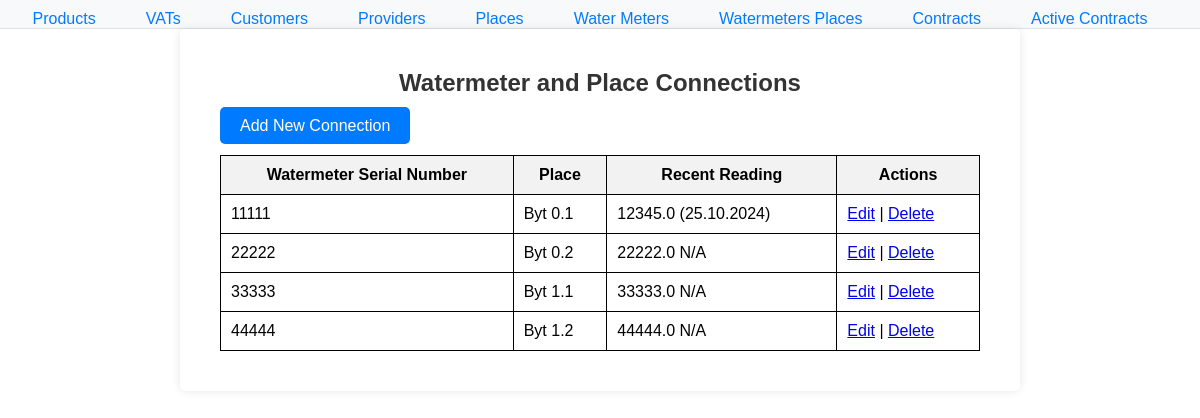
The page /water/watermeters_places/ on the database as committed earlier.
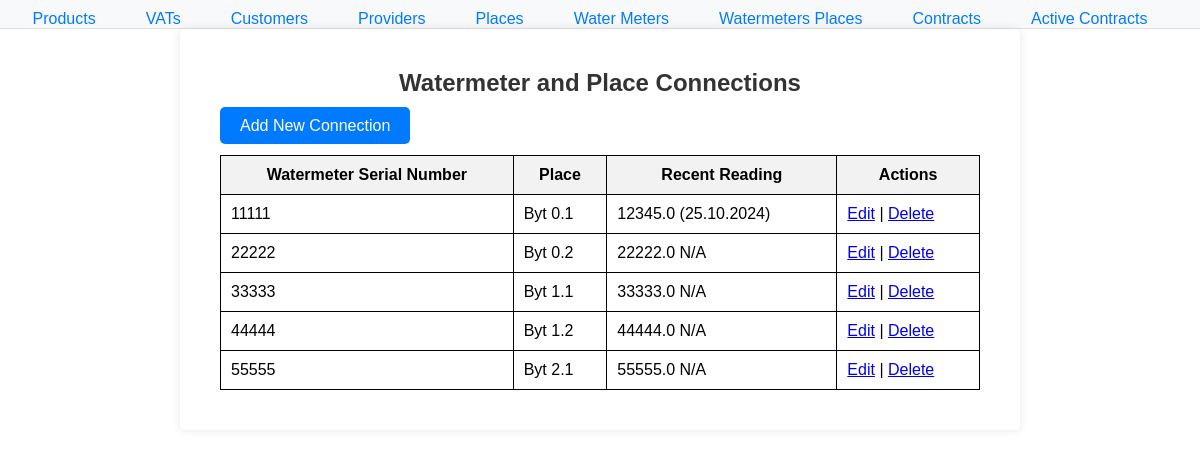
The same page on the database as committed later.
### water/models.py (models this page shows, shortened)
class WatermetersPlaces(models.Model):
    watermeters_places_id = models.AutoField(primary_key=True)
    watermeter = models.OneToOneField(Watermeter, on_delete=models.CASCADE)  # One-to-One relationship
    place = models.OneToOneField(Place, on_delete=models.CASCADE)
    class Meta:
        db_table = 'Watermeters_Places'  # Specify the existing table name
        unique_together = (('watermeter', 'place'),)  # Ensure the Watermeter-Place combination is unique

class Watermeter(models.Model):
    watermeter_id = models.AutoField(primary_key=True)
    sn = models.CharField(max_length=100, unique=True)  # Serial number must be unique
    mbus_adr = models.CharField(max_length=100, unique=True)  # MBus address must be unique
    recent_reading = models.FloatField(blank=True, null=True)
    date_of_recent_reading = models.DateTimeField(blank=True, null=True)
    class Meta:
        db_table = 'Watermeters'  # Specify the existing table name

class Place(models.Model):
    place_id = models.AutoField(primary_key=True)
    place_name = models.CharField(max_length=100)
    street = models.CharField(max_length=100)
    street_no = models.CharField(max_length=10)
    city = models.CharField(max_length=100)
    class Meta:
        db_table = 'Places'

### water/views.py (the view)
# urls.py: path('watermeters_places/', views.watermeter_place_list, name='watermeter_place_list'),
def watermeter_place_list(request):
    watermeter_places = WatermetersPlaces.objects.select_related('watermeter', 'place')
    connections = []
    for watermeter_place in watermeter_places:
        watermeter = watermeter_place.watermeter
        connections.append({
            'watermeter_place': watermeter_place,
            'watermeter_serial': watermeter.sn,
            'place_name': watermeter_place.place.place_name,
            'recent_reading': watermeter.recent_reading,
            'date_of_recent_reading': watermeter.date_of_recent_reading,
        })
    return render(request, 'water/watermeter_place_list.html', {'connections': connections})

### water/templates/water/watermeter_place_list.html (shortened to what this page needs)
{% extends 'water/base.html' %}
{% block content %}
<div style="padding: 20px;">
    <h2>Watermeter and Place Connections</h2>
    <div style="margin-bottom: 20px;">
        <a href="{% url 'add_watermeter_place' %}"
           style="background-color: #007BFF; color: white; padding: 10px 20px; text-decoration: none; border-radius: 5px;">
           Add New Connection
        </a>
    </div>
    <table style="width: 100%; border-collapse: collapse; margin-top: 10px;">
        <thead>
            <tr>
                <th style="border: 1px solid black; padding: 10px; background-color: #f2f2f2;">Watermeter Serial Number</th>
                <th style="border: 1px solid black; padding: 10px; background-color: #f2f2f2;">Place</th>
                <th style="border: 1px solid black; padding: 10px; background-color: #f2f2f2;">Recent Reading</th>
                <th style="border: 1px solid black; padding: 10px; background-color: #f2f2f2;">Actions</th>
            </tr>
        </thead>
        <tbody>
            {% for connection in connections %}
                <tr>
                    <td style="border: 1px solid black; padding: 10px;">{{ connection.watermeter_serial }}</td>
                    <td style="border: 1px solid black; padding: 10px;">{{ connection.place_name }}</td>
                    <td style="border: 1px solid black; padding: 10px;">
                        {{ connection.recent_reading }}
                        {% if connection.date_of_recent_reading %}
                            ({{ connection.date_of_recent_reading|date:"d.m.Y" }})
                        {% else %}
                            N/A
                        {% endif %}
                    </td>
                    <td style="border: 1px solid black; padding: 10px;">
                        <a href="{% url 'edit_watermeter_place' connection.watermeter_place.watermeters_places_id %}">Edit</a> |
                        <a href="{% url 'delete_watermeter_place' connection.watermeter_place.watermeters_places_id %}">Delete</a>
                    </td>
                </tr>
            {% endfor %}
        </tbody>
    </table>
</div>
{% endblock %}

Rows that differ between the two databases and show on the page:
added WatermetersPlaces: watermeter_serial "55555", place_name "Byt 2.1", recent_reading "55555.0", shows "N/A"
